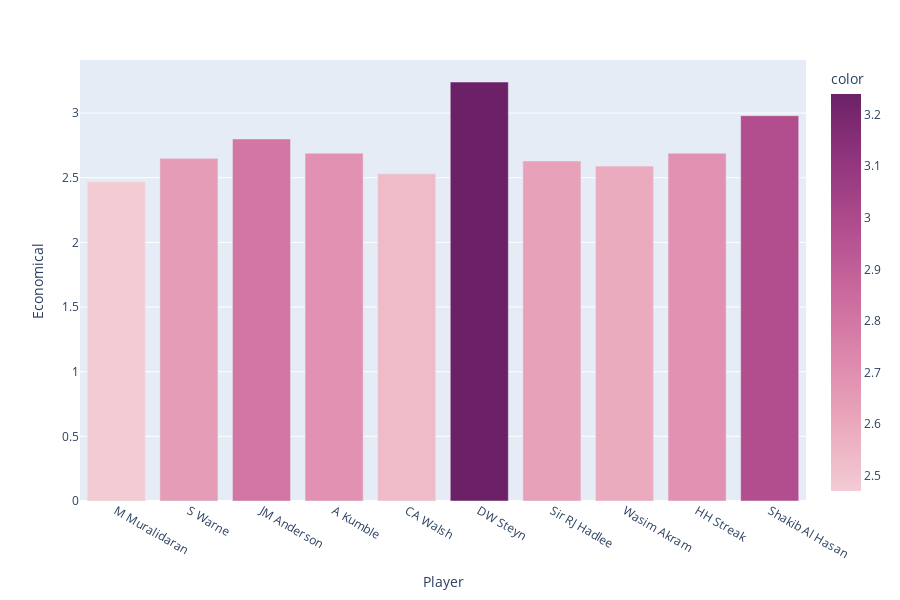

Write notebook code for a chart like this one.
### Markdown cell above
<div class="alert alert-block alert-danger" id ='5'>
<h1 style="color:blue; font-size:30px;">5. Most Economical bowler:</h1> 
</div>

### Code cell
df = px.data.tips()
fig = px.bar(Group_data, x=Group_data['Player '].head(1).values, y=Group_data['Econ'].head(1).values,
             color=Group_data['Econ'].head(1),
             labels={'y':'Economical','x':'Player'}, height=600,color_continuous_scale=px.colors.sequential.Magenta)
fig.show()

### Figure 1 — Plotly figure (JSON) as saved in the notebook; plotly's stock layout.template omitted (floating-point values rounded to 4 significant figures)
{"data": [{"alignmentgroup": "True", "hovertemplate": "Player=%{x}<br>Economical=%{y}<br>color=%{marker.color}<extra></extra>", "legendgroup": "", "marker": {"color": [2.47, 2.65, 2.8, 2.69, 2.53, 3.24, 2.63, 2.59, 2.69, 2.98], "coloraxis": "coloraxis", "pattern": {"shape": ""}}, "name": "", "offsetgroup": "", "orientation": "v", "showlegend": false, "textposition": "auto", "type": "bar", "x": ["M Muralidaran ", "S Warne", "JM Anderson ", "A Kumble ", "CA Walsh ", "DW Steyn ", "Sir RJ Hadlee", "Wasim Akram ", "HH Streak ", "Shakib Al Hasan "], "xaxis": "x", "y": [2.47, 2.65, 2.8, 2.69, 2.53, 3.24, 2.63, 2.59, 2.69, 2.98], "yaxis": "y"}], "layout": {"barmode": "relative", "coloraxis": {"colorbar": {"title": {"text": "color"}}, "colorscale": [[0, "rgb(243, 203, 211)"], [0.1667, "rgb(234, 169, 189)"], [0.3333, "rgb(221, 136, 172)"], [0.5, "rgb(202, 105, 157)"], [0.6667, "rgb(177, 77, 142)"], [0.8333, "rgb(145, 53, 125)"], [1, "rgb(108, 33, 103)"]]}, "height": 600, "legend": {"tracegroupgap": 0}, "margin": {"t": 60}, "xaxis": {"anchor": "y", "domain": [0, 1], "title": {"text": "Player"}}, "yaxis": {"anchor": "x", "domain": [0, 1], "title": {"text": "Economical"}}}}
